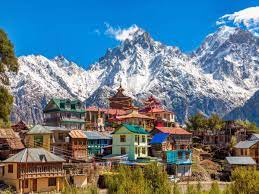
#> input picture download.jfif, 259 x 194 px
$ python functions.py
#> lines starting #> are read from the running program, lines starting #| are printed output that depends on the picture; after the words box and inside, x2 and y2 are one past the last pixel; in counts of white or black regions, pixels touching at a corner belong together
import cv2 as cv
img=cv.imread('download.jfif',-1)
#> img is the input picture: shape (194, 259, 3); mean B, G, R 137.3, 124.5, 102
cv.imshow('Image for testing',img)

#converting image to grayscale format
gray=cv.cvtColor(img,cv.COLOR_BGR2GRAY)
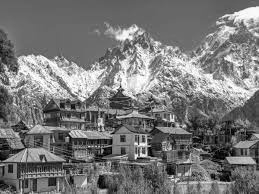
#> gray: shape (194, 259); min 0, max 255, mean 119.3
cv.imshow('gray',gray)


#blur image
blur=cv.GaussianBlur(img,(7,7),cv.BORDER_DEFAULT)
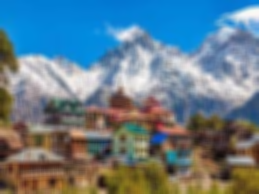
#> blur: shape (194, 259, 3); mean B, G, R 137.3, 124.5, 101.9
cv.imshow('blur',blur)

#Edge Cascade
cany=cv.Canny(blur,125,175)
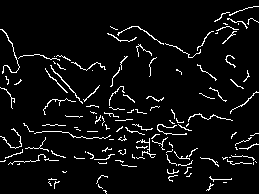
#> cany: shape (194, 259); 5.6% white in thin lines or dots
cv.imshow('cany',cany)


#dilating image
dilated=cv.dilate(cany,(7,7),iterations=3)
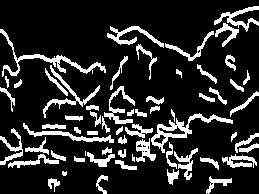
#> dilated: shape (194, 259); 16.6% white; 62 white regions (2 under 20 px), largest, box (x1, y1, x2, y2) and area: (151, 113, 233, 153) 663, (0, 29, 106, 77) 648, (43, 65, 100, 118) 409
cv.imshow('dilate',dilated)

#resize
resize=cv.resize(img,(500,500),interpolation=cv.INTER_CUBIC)
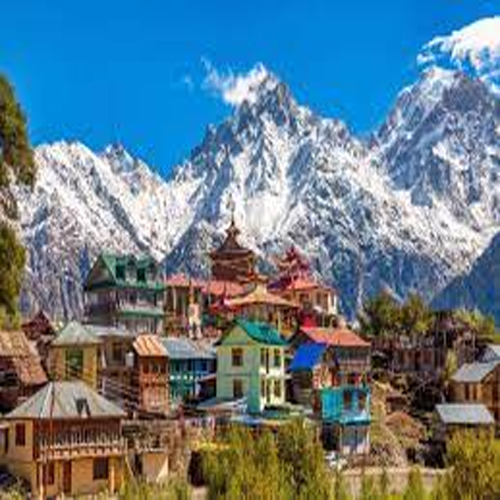
#> resize: shape (500, 500, 3); mean B, G, R 137.4, 124.5, 102
cv.imshow('resize',resize)

#cropping
cropped=img[50:200,200:400]
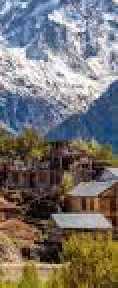
#> cropped: shape (144, 59, 3) (shown 2 times larger); mean B, G, R 110.6, 115.2, 119.4
cv.imshow('Cropped',cropped)
cv.waitKey(0)

$ run again, with dog.jpg saved as download.jfif
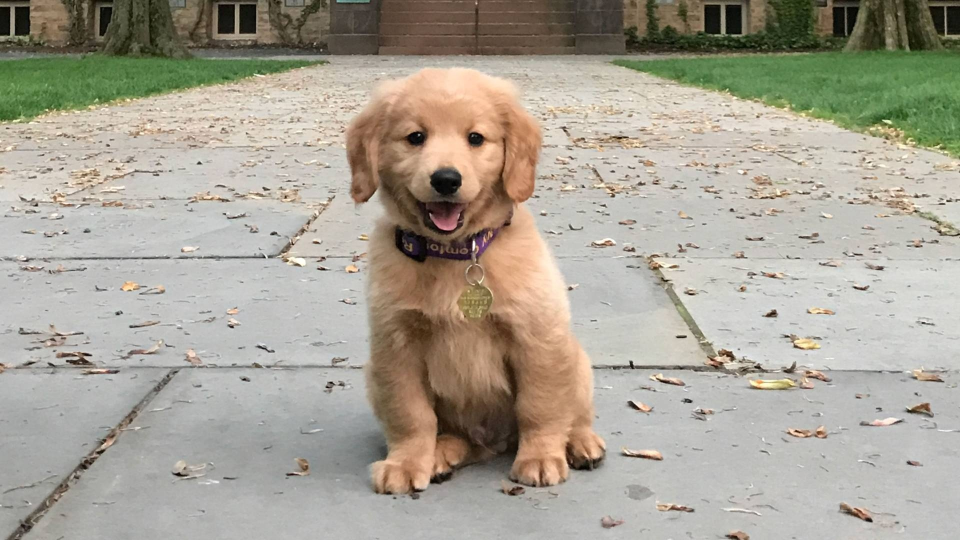
#> input picture dog.jpg, 1920 x 1080 px (shown at 1/2 size)
#> img is the input picture: shape (1080, 1920, 3); mean B, G, R 148.9, 162.3, 168.1
#> `cany=cv.Canny(blur,125,175)`:
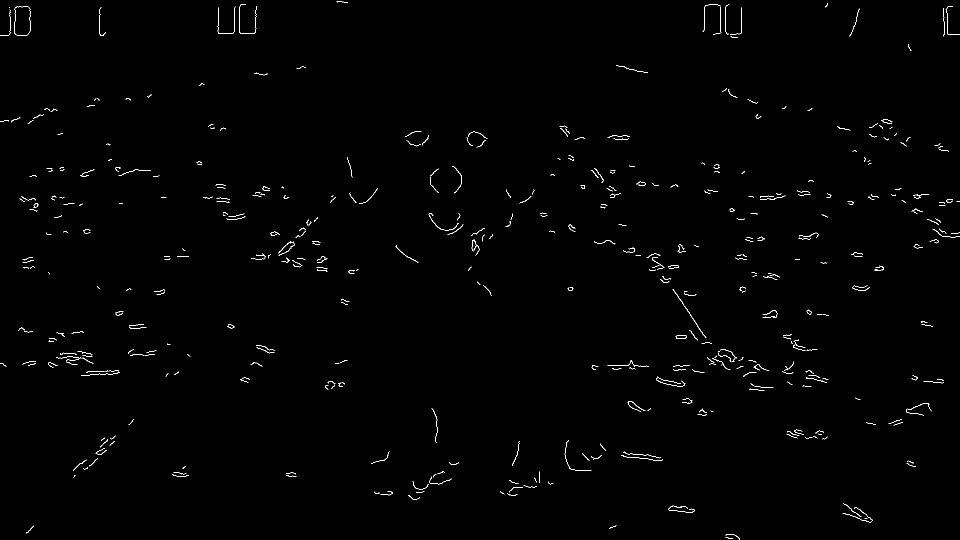
#> cany: shape (1080, 1920) (shown at 1/2 size); 0.61% white in thin lines or dots
#> dilated: shape (1080, 1920); 1.9% white; 362 white regions (3 under 20 px), largest, box (x1, y1, x2, y2) and area: (163, 740, 240, 755) 545, (1312, 753, 1371, 777) 475, (1685, 1014, 1746, 1048) 436
#> `cropped=img[50:200,200:400]`:
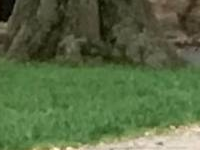
#> cropped: shape (150, 200, 3); mean B, G, R 66.7, 104.9, 87
